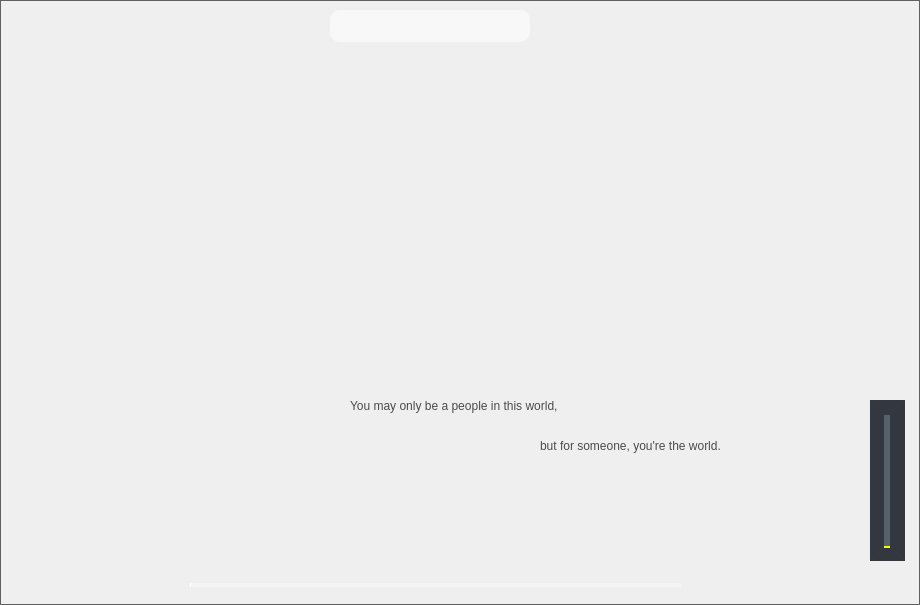
<?xml version="1.0" encoding="UTF-8"?>
<ui version="4.0">
 <class>Widget</class>
 <widget class="QWidget" name="Widget">
  <property name="windowModality">
   <enum>Qt::NonModal</enum>
  </property>
  <property name="enabled">
   <bool>true</bool>
  </property>
  <property name="geometry">
   <rect>
    <x>0</x>
    <y>0</y>
    <width>920</width>
    <height>605</height>
   </rect>
  </property>
  <property name="sizePolicy">
   <sizepolicy hsizetype="Preferred" vsizetype="Preferred">
    <horstretch>0</horstretch>
    <verstretch>0</verstretch>
   </sizepolicy>
  </property>
  <property name="minimumSize">
   <size>
    <width>0</width>
    <height>0</height>
   </size>
  </property>
  <property name="maximumSize">
   <size>
    <width>920</width>
    <height>615</height>
   </size>
  </property>
  <property name="contextMenuPolicy">
   <enum>Qt::DefaultContextMenu</enum>
  </property>
  <property name="windowTitle">
   <string>我的音乐</string>
  </property>
  <property name="windowIcon">
   <iconset resource="image.qrc">
    <normaloff>:/image/image/ios8_Music_32px_1173465_easyicon.net.png</normaloff>:/image/image/ios8_Music_32px_1173465_easyicon.net.png</iconset>
  </property>
  <property name="autoFillBackground">
   <bool>false</bool>
  </property>
  <property name="styleSheet">
   <string notr="true">QWidget#Widget
{

    border:1px solid #5F5F5F;
	
	border-radius:0px;
}</string>
  </property>
  <widget class="QPushButton" name="pushButton">
   <property name="geometry">
    <rect>
     <x>780</x>
     <y>5</y>
     <width>32</width>
     <height>32</height>
    </rect>
   </property>
   <property name="styleSheet">
    <string notr="true">QPushButton
{
background-image: url(:/image/image/add_32px_1163593_easyicon.net.png);
background-color: rgba(255, 255, 255,0);
border-style:outset;
border-color:rgba(255,255,255,0);
border-radius:4px;

}

QPushButton:hover{



	background-color: rgb(255, 255, 255,100);


}
QPushButton:pressed{
	background-color: rgba(95, 95, 95,100);
border-color:rgba(255,255,255,30);
border-style:inset;
color:rgba(0,0,0,100);

}
</string>
   </property>
   <property name="text">
    <string/>
   </property>
  </widget>
  <widget class="QPushButton" name="pushButton_2">
   <property name="geometry">
    <rect>
     <x>70</x>
     <y>560</y>
     <width>48</width>
     <height>48</height>
    </rect>
   </property>
   <property name="styleSheet">
    <string notr="true">QPushButton
{
background-color: rgba(255, 255, 255,0);
border-style:outset;
border-color:rgba(255,255,255,0);
border-radius:4px;

}

QPushButton:hover{



	background-color: rgb(255, 255, 255,100);


}
QPushButton:pressed{
	background-color: rgba(95, 95, 95,100);
border-color:rgba(255,255,255,30);
border-style:inset;
color:rgba(0,0,0,100);

}

QPushButton:hover{



	background-color: rgb(255, 255, 255,100);


}
QPushButton:pressed{
	background-color: rgba(95, 95, 95,100);
border-color:rgba(255,255,255,30);
border-style:inset;
color:rgba(0,0,0,100);

}
</string>
   </property>
   <property name="text">
    <string/>
   </property>
  </widget>
  <widget class="QSlider" name="horizontalSlider">
   <property name="geometry">
    <rect>
     <x>190</x>
     <y>570</y>
     <width>491</width>
     <height>31</height>
    </rect>
   </property>
   <property name="cursor">
    <cursorShape>PointingHandCursor</cursorShape>
   </property>
   <property name="styleSheet">
    <string notr="true">
    QSlider::add-page:Horizontal
     {     
background-color: rgba(255, 255, 255,100);
        height:4px;  
     } 
     QSlider::sub-page:Horizontal   
    {  
background-color: rgb(255, 255, 255);
        height:4px;
     }
    QSlider::groove:Horizontal   
    { 
        background:transparent; 
        height:4px;
    }  
    QSlider::handle:Horizontal  
    { 
        height:16px; 
        width:16px; 
	
	border-image: url(:/image/image/圆形 (9).png);
  margin: -6 0px; 
    }
      
</string>
   </property>
   <property name="orientation">
    <enum>Qt::Horizontal</enum>
   </property>
  </widget>
  <widget class="QLabel" name="label_2">
   <property name="geometry">
    <rect>
     <x>570</x>
     <y>549</y>
     <width>111</width>
     <height>21</height>
    </rect>
   </property>
   <property name="styleSheet">
    <string notr="true">font: 75 italic 11pt &quot;Comic Sans MS&quot;;
color: rgb(112, 112, 112);</string>
   </property>
   <property name="text">
    <string/>
   </property>
  </widget>
  <widget class="QPushButton" name="pushButton_3">
   <property name="geometry">
    <rect>
     <x>130</x>
     <y>560</y>
     <width>48</width>
     <height>48</height>
    </rect>
   </property>
   <property name="styleSheet">
    <string notr="true">QPushButton
{


	background-image: url(:/image/image/control_fastforward_48px_1116016_easyicon.net.png);


background-color: rgba(255, 255, 255,0);
border-style:outset;
border-color:rgba(255,255,255,0);
border-radius:4px;

}
QPushButton:hover{



	background-color: rgb(255, 255, 255,100);


}
QPushButton:pressed{
	background-color: rgba(95, 95, 95,100);
border-color:rgba(255,255,255,30);
border-style:inset;
color:rgba(0,0,0,100);

}
</string>
   </property>
   <property name="text">
    <string/>
   </property>
  </widget>
  <widget class="QPushButton" name="pushButton_4">
   <property name="geometry">
    <rect>
     <x>10</x>
     <y>560</y>
     <width>48</width>
     <height>48</height>
    </rect>
   </property>
   <property name="styleSheet">
    <string notr="true">QPushButton
{

	background-image: url(:/image/image/control_rewind_48px_1116022_easyicon.net.png);


background-color: rgba(255, 255, 255,0);
border-style:outset;
border-color:rgba(255,255,255,0);
border-radius:4px;

}

QPushButton:hover{



	background-color: rgb(255, 255, 255,100);


}
QPushButton:pressed{
	background-color: rgba(95, 95, 95,100);
border-color:rgba(255,255,255,30);
border-style:inset;
color:rgba(0,0,0,100);

}
</string>
   </property>
   <property name="text">
    <string/>
   </property>
  </widget>
  <widget class="QPushButton" name="pushButton_5">
   <property name="geometry">
    <rect>
     <x>730</x>
     <y>5</y>
     <width>32</width>
     <height>32</height>
    </rect>
   </property>
   <property name="styleSheet">
    <string notr="true">QPushButton
{
background-image: url(:/image/image/setting_32px_1143813_easyicon.net.png);


background-color: rgba(255, 255, 255,0);
border-style:outset;
border-color:rgba(255,255,255,0);
border-radius:4px;

}

QPushButton:hover{



	background-color: rgb(255, 255, 255,100);


}
QPushButton:pressed{
	background-color: rgba(95, 95, 95,100);
border-color:rgba(255,255,255,30);
border-style:inset;
color:rgba(0,0,0,100);

}
</string>
   </property>
   <property name="text">
    <string/>
   </property>
  </widget>
  <widget class="QPushButton" name="pushButton_6">
   <property name="geometry">
    <rect>
     <x>680</x>
     <y>5</y>
     <width>32</width>
     <height>32</height>
    </rect>
   </property>
   <property name="styleSheet">
    <string notr="true">QPushButton
{
background-image: url(:/image/image/皮肤 (1).png);
background-color: rgba(255, 255, 255,0);
border-style:outset;
border-color:rgba(255,255,255,0);
border-radius:4px;

}

QPushButton:hover{



	background-color: rgb(255, 255, 255,100);


}
QPushButton:pressed{
	background-color: rgba(95, 95, 95,100);
border-color:rgba(255,255,255,30);
border-style:inset;
color:rgba(0,0,0,100);

}
</string>
   </property>
   <property name="text">
    <string/>
   </property>
  </widget>
  <widget class="QPushButton" name="pushButton_7">
   <property name="geometry">
    <rect>
     <x>820</x>
     <y>570</y>
     <width>32</width>
     <height>32</height>
    </rect>
   </property>
   <property name="styleSheet">
    <string notr="true">QPushButton
{
	
	background-image: url(:/image/image/定位 (1).png);



background-color: rgba(255, 255, 255,0);
border-style:outset;
border-color:rgba(255,255,255,0);
border-radius:4px;

}

QPushButton:hover{



	background-color: rgb(255, 255, 255,100);


}
QPushButton:pressed{
	background-color: rgba(95, 95, 95,100);
border-color:rgba(255,255,255,30);
border-style:inset;
color:rgba(0,0,0,100);

}
</string>
   </property>
   <property name="text">
    <string/>
   </property>
  </widget>
  <widget class="QPushButton" name="pushButton_8">
   <property name="geometry">
    <rect>
     <x>870</x>
     <y>570</y>
     <width>32</width>
     <height>32</height>
    </rect>
   </property>
   <property name="styleSheet">
    <string notr="true">QPushButton
{


background-color: rgba(255, 255, 255,0);
border-style:outset;
border-color:rgba(255,255,255,0);
border-radius:4px;

}

QPushButton:hover{



	background-color: rgb(255, 255, 255,100);


}
QPushButton:pressed{
	background-color: rgba(95, 95, 95,100);
border-color:rgba(255,255,255,30);
border-style:inset;
color:rgba(0,0,0,100);

}
</string>
   </property>
   <property name="text">
    <string/>
   </property>
  </widget>
  <widget class="QPushButton" name="pushButton_9">
   <property name="geometry">
    <rect>
     <x>770</x>
     <y>570</y>
     <width>32</width>
     <height>32</height>
    </rect>
   </property>
   <property name="styleSheet">
    <string notr="true">QPushButton
{



background-color: rgba(255, 255, 255,0);
border-style:outset;
border-color:rgba(255,255,255,0);
border-radius:4px;

}

QPushButton:hover{



	background-color: rgb(255, 255, 255,100);


}
QPushButton:pressed{
	background-color: rgba(95, 95, 95,100);
border-color:rgba(255,255,255,30);
border-style:inset;
color:rgba(0,0,0,100);

}
</string>
   </property>
   <property name="text">
    <string/>
   </property>
  </widget>
  <widget class="QPushButton" name="pushButton_10">
   <property name="geometry">
    <rect>
     <x>10</x>
     <y>10</y>
     <width>32</width>
     <height>32</height>
    </rect>
   </property>
   <property name="styleSheet">
    <string notr="true">QPushButton
{


	background-image: url(:/image/image/music_32px_1125557_easyicon.net.png);


background-color: rgba(255, 255, 255,0);
border-style:outset;
border-color:rgba(255,255,255,0);
border-radius:4px;

}

QPushButton:hover{



	background-color: rgb(255, 255, 255,100);


}
QPushButton:pressed{
	background-color: rgba(95, 95, 95,100);
border-color:rgba(255,255,255,30);
border-style:inset;
color:rgba(0,0,0,100);

}
</string>
   </property>
   <property name="text">
    <string/>
   </property>
  </widget>
  <widget class="QPushButton" name="pushButton_11">
   <property name="geometry">
    <rect>
     <x>100</x>
     <y>10</y>
     <width>32</width>
     <height>32</height>
    </rect>
   </property>
   <property name="styleSheet">
    <string notr="true">QPushButton
{


	
	background-image: url(:/image/image/like_outline_32px_1170275_easyicon.net.png);


background-color: rgba(255, 255, 255,0);
border-style:outset;
border-color:rgba(255,255,255,0);
border-radius:4px;

}

QPushButton:hover{



	background-color: rgb(255, 255, 255,100);


}
QPushButton:pressed{
	background-color: rgba(95, 95, 95,100);
border-color:rgba(255,255,255,30);
border-style:inset;
color:rgba(0,0,0,100);

}
</string>
   </property>
   <property name="text">
    <string/>
   </property>
  </widget>
  <widget class="QPushButton" name="pushButton_12">
   <property name="geometry">
    <rect>
     <x>180</x>
     <y>10</y>
     <width>31</width>
     <height>31</height>
    </rect>
   </property>
   <property name="styleSheet">
    <string notr="true">
QPushButton
{

	background-image: url(:/image/image/list_32px_1074296_easyicon.net.png);

background-color: rgba(255, 255, 255,0);
border-style:outset;
border-color:rgba(255,255,255,0);
border-radius:4px;

}

QPushButton:hover{



	background-color: rgb(255, 255, 255,100);


}
QPushButton:pressed{
	background-color: rgba(95, 95, 95,100);
border-color:rgba(255,255,255,30);
border-style:inset;
color:rgba(0,0,0,100);

}
</string>
   </property>
   <property name="text">
    <string/>
   </property>
  </widget>
  <widget class="QStackedWidget" name="stackedWidget">
   <property name="geometry">
    <rect>
     <x>1</x>
     <y>50</y>
     <width>300</width>
     <height>500</height>
    </rect>
   </property>
   <property name="currentIndex">
    <number>3</number>
   </property>
   <widget class="QWidget" name="page">
    <widget class="QListWidget" name="listWidget_3">
     <property name="geometry">
      <rect>
       <x>1</x>
       <y>0</y>
       <width>300</width>
       <height>500</height>
      </rect>
     </property>
     <property name="font">
      <font>
       <family>Comic Sans MS</family>
       <pointsize>11</pointsize>
       <weight>9</weight>
       <italic>false</italic>
       <bold>false</bold>
      </font>
     </property>
     <property name="contextMenuPolicy">
      <enum>Qt::CustomContextMenu</enum>
     </property>
     <property name="styleSheet">
      <string notr="true">color: rgb(0, 0, 0);
font: 75 11pt &quot;Comic Sans MS&quot;;
background-color:transparent;</string>
     </property>
     <property name="frameShape">
      <enum>QFrame::NoFrame</enum>
     </property>
     <property name="frameShadow">
      <enum>QFrame::Raised</enum>
     </property>
     <property name="lineWidth">
      <number>1</number>
     </property>
     <property name="midLineWidth">
      <number>1</number>
     </property>
     <property name="verticalScrollBarPolicy">
      <enum>Qt::ScrollBarAlwaysOff</enum>
     </property>
     <property name="horizontalScrollBarPolicy">
      <enum>Qt::ScrollBarAlwaysOff</enum>
     </property>
    </widget>
   </widget>
   <widget class="QWidget" name="page_3">
    <widget class="QListWidget" name="listWidget_2">
     <property name="geometry">
      <rect>
       <x>1</x>
       <y>0</y>
       <width>300</width>
       <height>500</height>
      </rect>
     </property>
     <property name="font">
      <font>
       <family>Comic Sans MS</family>
       <pointsize>11</pointsize>
       <weight>9</weight>
       <italic>false</italic>
       <bold>false</bold>
      </font>
     </property>
     <property name="contextMenuPolicy">
      <enum>Qt::CustomContextMenu</enum>
     </property>
     <property name="styleSheet">
      <string notr="true">font: 75 11pt &quot;Comic Sans MS&quot;;
color: rgb(0, 0, 0);
background-color:transparent;</string>
     </property>
     <property name="frameShape">
      <enum>QFrame::NoFrame</enum>
     </property>
     <property name="frameShadow">
      <enum>QFrame::Plain</enum>
     </property>
     <property name="lineWidth">
      <number>0</number>
     </property>
     <property name="verticalScrollBarPolicy">
      <enum>Qt::ScrollBarAlwaysOff</enum>
     </property>
     <property name="horizontalScrollBarPolicy">
      <enum>Qt::ScrollBarAlwaysOff</enum>
     </property>
     <property name="batchSize">
      <number>100</number>
     </property>
    </widget>
   </widget>
   <widget class="QWidget" name="page_2">
    <widget class="QListWidget" name="listWidget">
     <property name="geometry">
      <rect>
       <x>1</x>
       <y>0</y>
       <width>300</width>
       <height>500</height>
      </rect>
     </property>
     <property name="font">
      <font>
       <family>Comic Sans MS</family>
       <pointsize>11</pointsize>
       <weight>9</weight>
       <italic>false</italic>
       <bold>false</bold>
      </font>
     </property>
     <property name="contextMenuPolicy">
      <enum>Qt::CustomContextMenu</enum>
     </property>
     <property name="styleSheet">
      <string notr="true">QListWidget
{
background-color:transparent;
color: rgb(0, 0, 0);
font: 75 11pt &quot;Comic Sans MS&quot;;


}</string>
     </property>
     <property name="frameShape">
      <enum>QFrame::NoFrame</enum>
     </property>
     <property name="frameShadow">
      <enum>QFrame::Plain</enum>
     </property>
     <property name="lineWidth">
      <number>0</number>
     </property>
     <property name="verticalScrollBarPolicy">
      <enum>Qt::ScrollBarAlwaysOff</enum>
     </property>
     <property name="horizontalScrollBarPolicy">
      <enum>Qt::ScrollBarAlwaysOff</enum>
     </property>
     <property name="sortingEnabled">
      <bool>false</bool>
     </property>
    </widget>
   </widget>
   <widget class="QWidget" name="page_4">
    <widget class="QListWidget" name="listWidget_4">
     <property name="geometry">
      <rect>
       <x>1</x>
       <y>0</y>
       <width>300</width>
       <height>500</height>
      </rect>
     </property>
     <property name="contextMenuPolicy">
      <enum>Qt::CustomContextMenu</enum>
     </property>
     <property name="styleSheet">
      <string notr="true">QListWidget
{
background-color:transparent;
color: rgb(0, 0, 0);
font: 75 11pt &quot;Comic Sans MS&quot;;


}</string>
     </property>
     <property name="frameShape">
      <enum>QFrame::NoFrame</enum>
     </property>
     <property name="lineWidth">
      <number>0</number>
     </property>
     <property name="verticalScrollBarPolicy">
      <enum>Qt::ScrollBarAlwaysOff</enum>
     </property>
     <property name="horizontalScrollBarPolicy">
      <enum>Qt::ScrollBarAlwaysOff</enum>
     </property>
    </widget>
   </widget>
  </widget>
  <widget class="QPushButton" name="pushButton_13">
   <property name="geometry">
    <rect>
     <x>630</x>
     <y>5</y>
     <width>32</width>
     <height>32</height>
    </rect>
   </property>
   <property name="styleSheet">
    <string notr="true">QPushButton
{
background-image: url(:/image/image/退出 (3).png);

background-color: rgba(255, 255, 255,0);
border-style:outset;
border-color:rgba(255,255,255,0);
border-radius:4px;

}

QPushButton:hover{



	background-color: rgb(255, 255, 255,100);


}
QPushButton:pressed{
	background-color: rgba(95, 95, 95,100);
border-color:rgba(255,255,255,30);
border-style:inset;
color:rgba(0,0,0,100);

}
</string>
   </property>
   <property name="text">
    <string/>
   </property>
  </widget>
  <widget class="QPushButton" name="pushButton_14">
   <property name="geometry">
    <rect>
     <x>720</x>
     <y>570</y>
     <width>32</width>
     <height>32</height>
    </rect>
   </property>
   <property name="styleSheet">
    <string notr="true">QPushButton
{



background-color: rgba(255, 255, 255,0);
border-style:outset;
border-color:rgba(255,255,255,0);
border-radius:4px;

}

QPushButton:hover{



	background-color: rgb(255, 255, 255,100);


}
QPushButton:pressed{
	background-color: rgba(95, 95, 95,100);
border-color:rgba(255,255,255,30);
border-style:inset;
color:rgba(0,0,0,100);

}
</string>
   </property>
   <property name="text">
    <string/>
   </property>
  </widget>
  <widget class="QLabel" name="label">
   <property name="geometry">
    <rect>
     <x>340</x>
     <y>520</y>
     <width>521</width>
     <height>20</height>
    </rect>
   </property>
   <property name="styleSheet">
    <string notr="true">font: 75 11pt &quot;Comic Sans MS&quot;;
color: rgb(112, 112, 112);</string>
   </property>
   <property name="text">
    <string/>
   </property>
  </widget>
  <widget class="QPushButton" name="pushButton_15">
   <property name="geometry">
    <rect>
     <x>160</x>
     <y>10</y>
     <width>32</width>
     <height>32</height>
    </rect>
   </property>
   <property name="styleSheet">
    <string notr="true">QPushButton
{




background-color: rgba(255, 255, 255,0);
border-style:outset;
border-color:rgba(255,255,255,0);
border-radius:4px;

}

QPushButton:hover{



	background-color: rgb(255, 255, 255,100);


}
QPushButton:pressed{
	background-color: rgba(95, 95, 95,100);
border-color:rgba(255,255,255,30);
border-style:inset;
color:rgba(0,0,0,100);

}
</string>
   </property>
   <property name="text">
    <string/>
   </property>
  </widget>
  <widget class="QPushButton" name="pushButton_16">
   <property name="geometry">
    <rect>
     <x>830</x>
     <y>5</y>
     <width>32</width>
     <height>32</height>
    </rect>
   </property>
   <property name="styleSheet">
    <string notr="true">QPushButton
{
background-image: url(:/image/image/最小化 (1).png);
background-color: rgba(255, 255, 255,0);
border-style:outset;
border-color:rgba(255,255,255,0);
border-radius:4px;

}

QPushButton:hover{



	background-color: rgb(255, 255, 255,100);


}
QPushButton:pressed{
	background-color: rgba(95, 95, 95,100);
border-color:rgba(255,255,255,30);
border-style:inset;
color:rgba(0,0,0,100);

}
</string>
   </property>
   <property name="text">
    <string/>
   </property>
  </widget>
  <widget class="QPushButton" name="pushButton_17">
   <property name="geometry">
    <rect>
     <x>880</x>
     <y>5</y>
     <width>32</width>
     <height>32</height>
    </rect>
   </property>
   <property name="styleSheet">
    <string notr="true">QPushButton
{
background-image: url(:/image/image/叉号.png);
background-color: rgba(255, 255, 255,0);
border-style:outset;
border-color:rgba(255,255,255,0);
border-radius:4px;

}

QPushButton:hover{


background-color: rgba(255, 255, 255,100);
	;


}
QPushButton:pressed{
	background-color: rgba(95, 95, 95,100);
border-color:rgba(255,255,255,30);
border-style:inset;
color:rgba(0,0,0,100);

}
</string>
   </property>
   <property name="text">
    <string/>
   </property>
  </widget>
  <widget class="QSlider" name="verticalSlider">
   <property name="geometry">
    <rect>
     <x>870</x>
     <y>400</y>
     <width>35</width>
     <height>161</height>
    </rect>
   </property>
   <property name="cursor">
    <cursorShape>PointingHandCursor</cursorShape>
   </property>
   <property name="styleSheet">
    <string notr="true"> QSlider 
    {  
        background-color: rgba(20, 20, 20,200);
        min-width:5px; 
        max-width:5px;
        border:15px solid rgba(25, 38, 58,100); 
    }
     QSlider::add-page:vertical
     {      
       
	background-color: rgb(250, 250, 0);
        width:4px;
     }
     QSlider::sub-page:vertical  
    {
        background-color: rgb(87, 97, 106); 
        width:4px;
     }
    QSlider::groove:vertical 
    {
        background:transparent;
        width:6px;
    }
    QSlider::handle:vertical 
    {
         height: 13px;
        width:13px;
 
 margin: -0 -4px; 
	border-image: url(:/image/image/圆形 (10).png);
     }</string>
   </property>
   <property name="orientation">
    <enum>Qt::Vertical</enum>
   </property>
   <property name="tickPosition">
    <enum>QSlider::NoTicks</enum>
   </property>
  </widget>
  <widget class="QLineEdit" name="lineEdit">
   <property name="geometry">
    <rect>
     <x>330</x>
     <y>10</y>
     <width>200</width>
     <height>32</height>
    </rect>
   </property>
   <property name="cursor">
    <cursorShape>IBeamCursor</cursorShape>
   </property>
   <property name="toolTip">
    <string>输入歌曲或歌手</string>
   </property>
   <property name="statusTip">
    <string>输入歌曲</string>
   </property>
   <property name="styleSheet">
    <string notr="true">QLineEdit{
background-color: rgba(255, 255, 255,150);
border-style:outset;

border-width:0px;

border-radius:10px;
border-color: rgba(0,0,0,100);
font:bold 14px;
color:rgba(0,0,0,100);
padding:6px;
}</string>
   </property>
  </widget>
  <widget class="QPushButton" name="pushButton_18">
   <property name="geometry">
    <rect>
     <x>540</x>
     <y>10</y>
     <width>32</width>
     <height>32</height>
    </rect>
   </property>
   <property name="toolTip">
    <string>搜索</string>
   </property>
   <property name="styleSheet">
    <string notr="true">QPushButton
{
background-image: url(:/image/image/ss.png);
background-color: rgba(255, 255, 255,0);
border-style:outset;
border-color:rgba(255,255,255,0);
border-radius:4px;

}

QPushButton:hover{



	background-color: rgb(255, 255, 255,100);


}
QPushButton:pressed{
	background-color: rgba(95, 95, 95,100);
border-color:rgba(255,255,255,30);
border-style:inset;
color:rgba(0,0,0,100);

}
</string>
   </property>
   <property name="text">
    <string/>
   </property>
  </widget>
  <widget class="QLabel" name="label_3">
   <property name="geometry">
    <rect>
     <x>350</x>
     <y>390</y>
     <width>390</width>
     <height>32</height>
    </rect>
   </property>
   <property name="styleSheet">
    <string notr="true">font: 75 italic 12pt &quot;Comic Sans MS&quot;;
color: rgb(75, 75, 75);</string>
   </property>
   <property name="text">
    <string>You may only be a people in this world,</string>
   </property>
  </widget>
  <widget class="QLabel" name="label_4">
   <property name="geometry">
    <rect>
     <x>540</x>
     <y>430</y>
     <width>330</width>
     <height>32</height>
    </rect>
   </property>
   <property name="styleSheet">
    <string notr="true">font: 75 italic 12pt &quot;Comic Sans MS&quot;;
color: rgb(75, 75, 75);</string>
   </property>
   <property name="text">
    <string>but for someone, you're the world.</string>
   </property>
  </widget>
 </widget>
 <layoutdefault spacing="6" margin="11"/>
 <resources>
  <include location="image.qrc"/>
 </resources>
 <connections/>
</ui>
